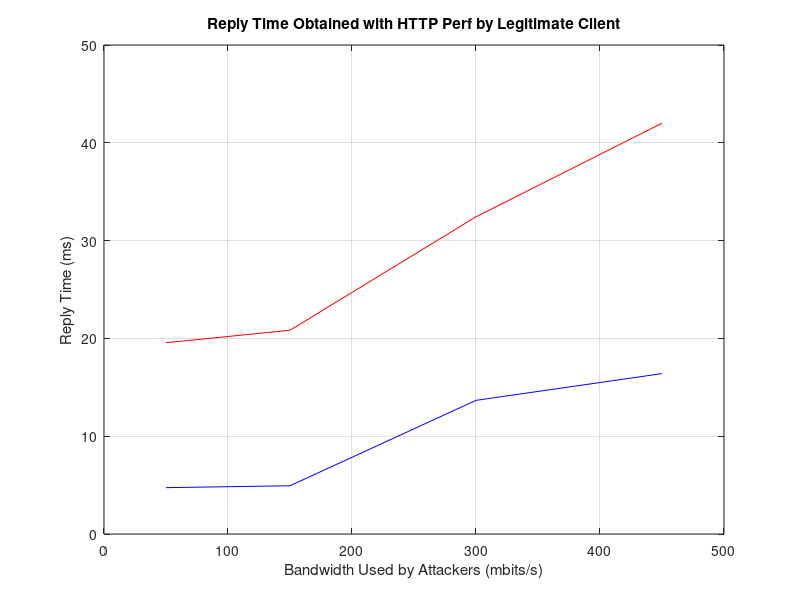

This chart was generated by the following MATLAB code:
clear all;
close all;
clc

attackers = [50, 150, 300, 450];

mean_defense_reply_time = zeros(1,4);
mean_no_defense_reply_time = zeros(1,4);

two_nodes_defense =[3.2, 7.6, 5.7, 3.1, 4.1];
two_nodes_no_defense =[20.0, 26.5, 20.0, 20.0, 11.3];

four_nodes_defense = [4.8, 6.0, 4.0];
four_nodes_no_defense = [22.5, 15.6, 24.4];

seven_nodes_defense = [11.7, 19.5, 9.8];
seven_nodes_no_defense = [21.9, 33.3, 42.1];

ten_nodes_defense = [14.2, 15.0, 20.0];
ten_nodes_no_defense = [70.9, 24.2, 30.9];


mean_defense_reply_time(1) = mean(two_nodes_defense);
mean_no_defense_reply_time(1) = mean(two_nodes_no_defense);

mean_defense_reply_time(2) = mean(four_nodes_defense);
mean_no_defense_reply_time(2) = mean(four_nodes_no_defense);

mean_defense_reply_time(3) = mean(seven_nodes_defense);
mean_no_defense_reply_time(3) = mean(seven_nodes_no_defense);

mean_defense_reply_time(4) = mean(ten_nodes_defense);
mean_no_defense_reply_time(4) = mean(ten_nodes_no_defense);

figure(1)

plot(attackers, mean_defense_reply_time,'-b');

hold on;
grid on;

plot(attackers, mean_no_defense_reply_time,'-r');

txt = findobj(gca,'Type','text');
set(findobj(gca,'Type','text'),'FontSize',20);
set(txt(1:end),'VerticalAlignment', 'Middle');

ylabel('Reply Time (ms)')
xlabel('Bandwidth Used by Attackers (mbits/s)')
title('Reply Time Obtained with HTTP Perf by Legitimate Client')

